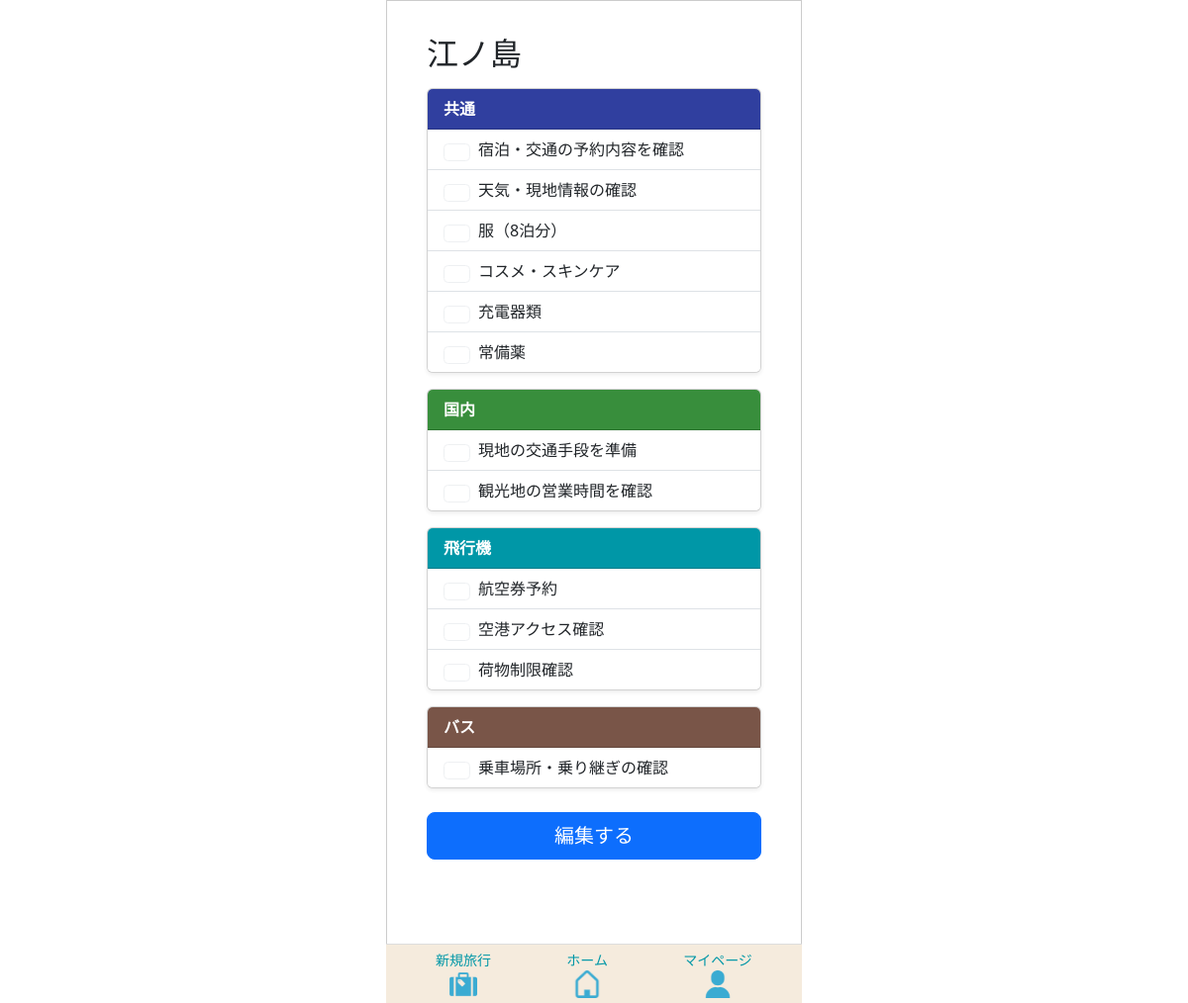
Before: /template/89/edit/ (signed in) with the older database file.
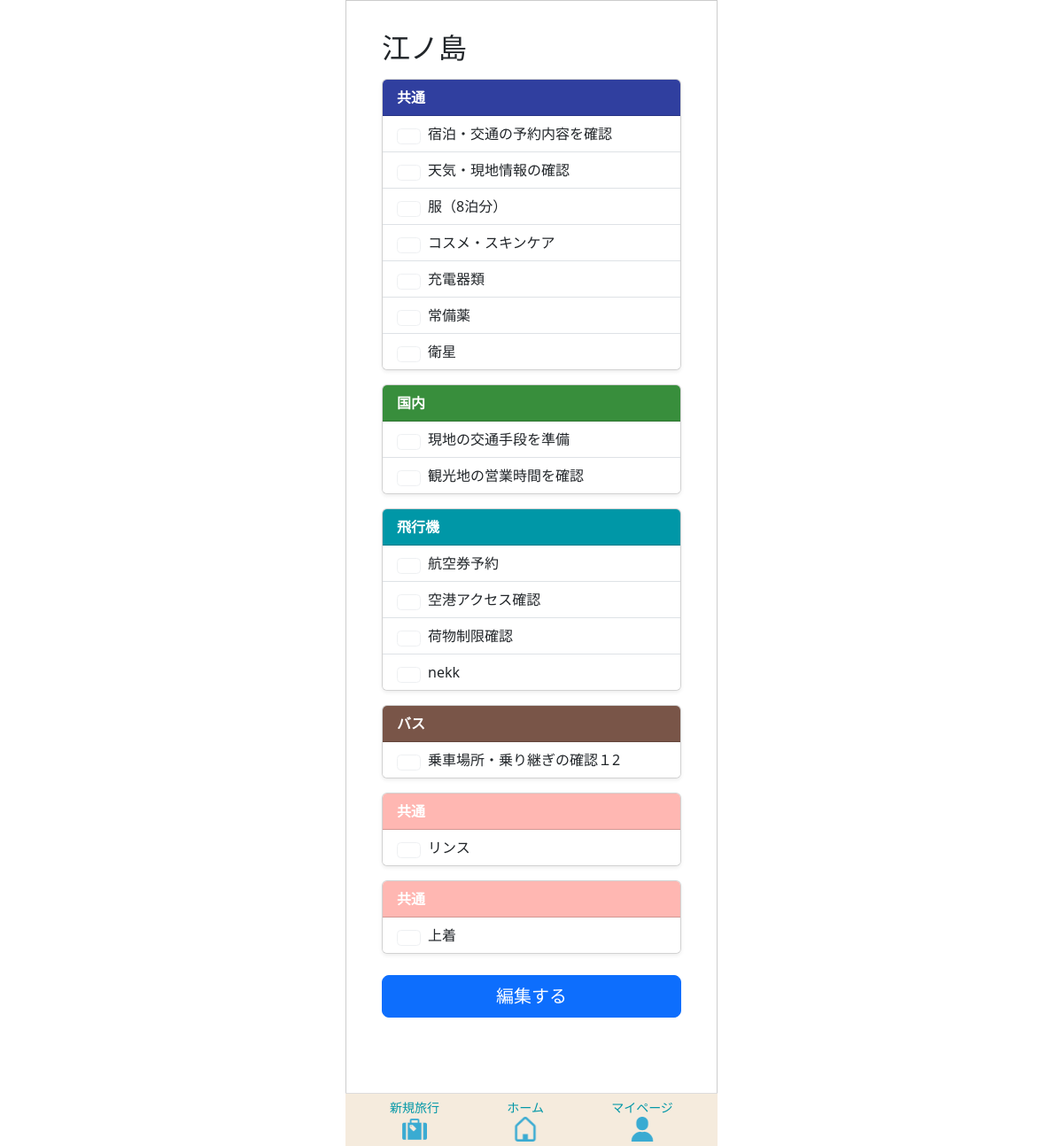
After: the same page with the newer database file.
### app/models/template.py (models this page shows, shortened)
class TravelCategory(models.Model):
    class TravelType(models.IntegerChoices):
        AUTO  = 0, _("初期作成")
        CUSTOM = 1, _("ユーザー追加")
    class CategoryColor(models.IntegerChoices):
        PINK       = 0, "#e91e63ff"
        LIGHT_PINK = 1, "#ffb7b2fe"
        ORANGE     = 2, "#f57c00ff"
        GREEN      = 3, "#388e3cff"
        CYAN       = 4, "#0097a7ff"
        BLUE       = 5, "#303f9ffe"
        BROWN      = 6, "#795548ff"
        PURPLE     = 7, "#7b1fa2ff"
    template = models.ForeignKey(
        Template,
        on_delete=models.CASCADE,
        verbose_name=_("テンプレートID")
    )
    category_name = models.CharField(
        max_length=50,
        verbose_name=_("分類名")
    )
    travel_type = models.IntegerField(
        choices=TravelType.choices,
        verbose_name=_("分類タイプ")
    )
    category_color = models.IntegerField(
        choices=CategoryColor.choices,
        verbose_name=_("分類カラー")
    )
    created_at = models.DateTimeField(
         auto_now_add=True,
         verbose_name=_("作成日")
         )
    updated_at = models.DateTimeField(
        auto_now=True,
        verbose_name=_("更新日")
        )
    class Meta:
      verbose_name = _("旅行の分類")

class TravelItem(models.Model):
    class ItemChecked(models.IntegerChoices):
        NO  = 0, _("NO")
        YES = 1, _("YES")
    travel_category = models.ForeignKey(
        TravelCategory,
        on_delete=models.CASCADE,
        verbose_name=_("旅行の分類ID")
    )
    item_name = models.CharField(
        max_length=128,
        verbose_name=_("項目名")
    )
    item_checked = models.IntegerField(
        choices=ItemChecked.choices,
        verbose_name=_("チェック済み項目")
    )
    created_at = models.DateTimeField(
         auto_now_add=True,
         verbose_name=_("作成日")
         )
    updated_at = models.DateTimeField(
        auto_now=True,
        verbose_name=_("更新日")
        )
    class Meta:
      verbose_name = _("旅行の項目")

### app/views/new_travel/template_edit.py (the view)
# urls.py: path("template/<int:template_id>/edit/", template_edit, name="template_edit"),
def template_edit(request, template_id):
    template = get_object_or_404(Template, id=template_id)
    categories = TravelCategory.objects.filter(template=template)
    return render(request, "new_travel/template_edit.html", {
        "template": template,
        "categories": categories,
    })

### templates/new_travel/template_edit.html (shortened to what this page needs)
{% extends 'base.html' %}
{% load static %}
{% block extra_css %}
{{ block.super }}
{% endblock %}
{% block content %}
<div class="container mt-4">
    <h2 class="mb-3">{{ template.travel_info.travel_title }}</h2>
    {% for category in template.travelcategory_set.all %}
        <div class="card mb-3 shadow-sm">
            <div class="card-header text-white d-flex justify-content-between align-items-center"
                 style="background-color: {{ category.get_category_color_display }};">
                <strong>{{ category.category_name }}</strong>
            </div>
            <ul class="list-group list-group-flush">
                {% for item in category.travelitem_set.all|dictsort:"item_checked" %}
                    <li class="list-group-item">
                        <div class="d-flex align-items-center">
                            <input type="checkbox"
                                   class="form-check-input me-2"
                                   disabled
                                   {% if item.item_checked %}checked{% endif %}>
                            <span>{{ item.item_name }}</span>
                        </div>
                    </li>
                {% empty %}
                    <li class="list-group-item text-muted">アイテムがありません</li>
                {% endfor %}
            </ul>
        </div>
    {% endfor %}
    <div class="text-center mt-4 mb-5">
        <a href="{% url 'app:template_edit2' template.id %}" class="btn btn-primary btn-lg w-100">
            編集する
        </a>
    </div>
</div>
{% endblock %}

Changed rows visible on the page:
added TravelItem: item_name "衛星", shown under TravelCategory (number 1 of 6 on the later page)
added TravelItem: item_name "nekk", shown under TravelCategory "飛行機"
changed TravelItem: item_name "乗車場所・乗り継ぎの確認" → "乗車場所・乗り継ぎの確認１2"
added TravelCategory: category_name "共通"
added TravelItem: item_name "リンス", shown under "共通"
added TravelCategory: category_name "共通"
added TravelItem: item_name "上着", shown under "共通"
